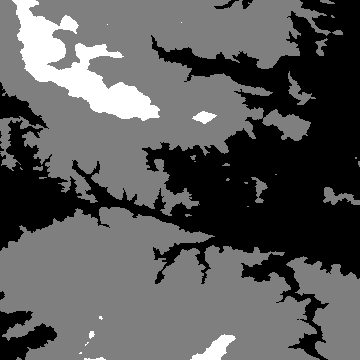
#> input picture data/Appalachian_State_0.1deg.tiff, 360 x 360 px
$ python viewer.py Appalachian_State_0.1deg.tiff
#> lines starting #> are read from the running program, lines starting #| are printed output that depends on the picture
#!/usr/bin/python

import sys
import matplotlib.pyplot as plt

if len(sys.argv) != 2:
    print("Please enter a file, i.e. `python view.py file.tiff`")
    sys.exit(1)

path = sys.argv[1]
print(path)
x = plt.imread(path)
#> x is the input picture: shape (360, 360) uint16; min 865, max 1452, mean 1080.6
plt.imshow(x)
plt.colorbar()
plt.show()
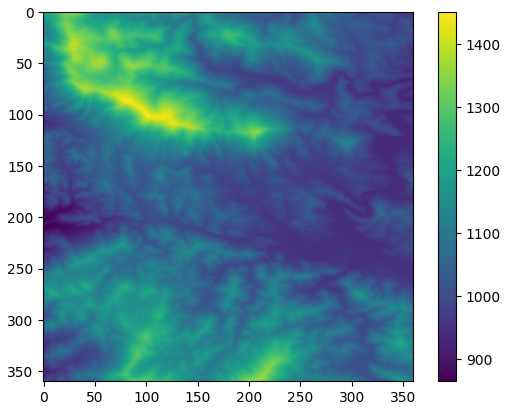
#> figure drawn by matplotlib, 2 panels

$ run again, on data/Appalachian_State_2.0deg.tiff
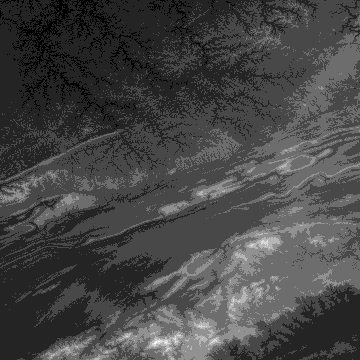
#> input picture data/Appalachian_State_2.0deg.tiff, 360 x 360 px
#> x is the input picture: shape (360, 360) uint16; min 165, max 1905, mean 623.9
#> `plt.show()`:
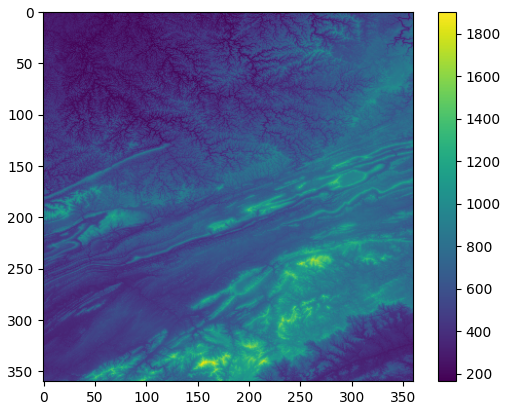
#> figure drawn by matplotlib, 2 panels
